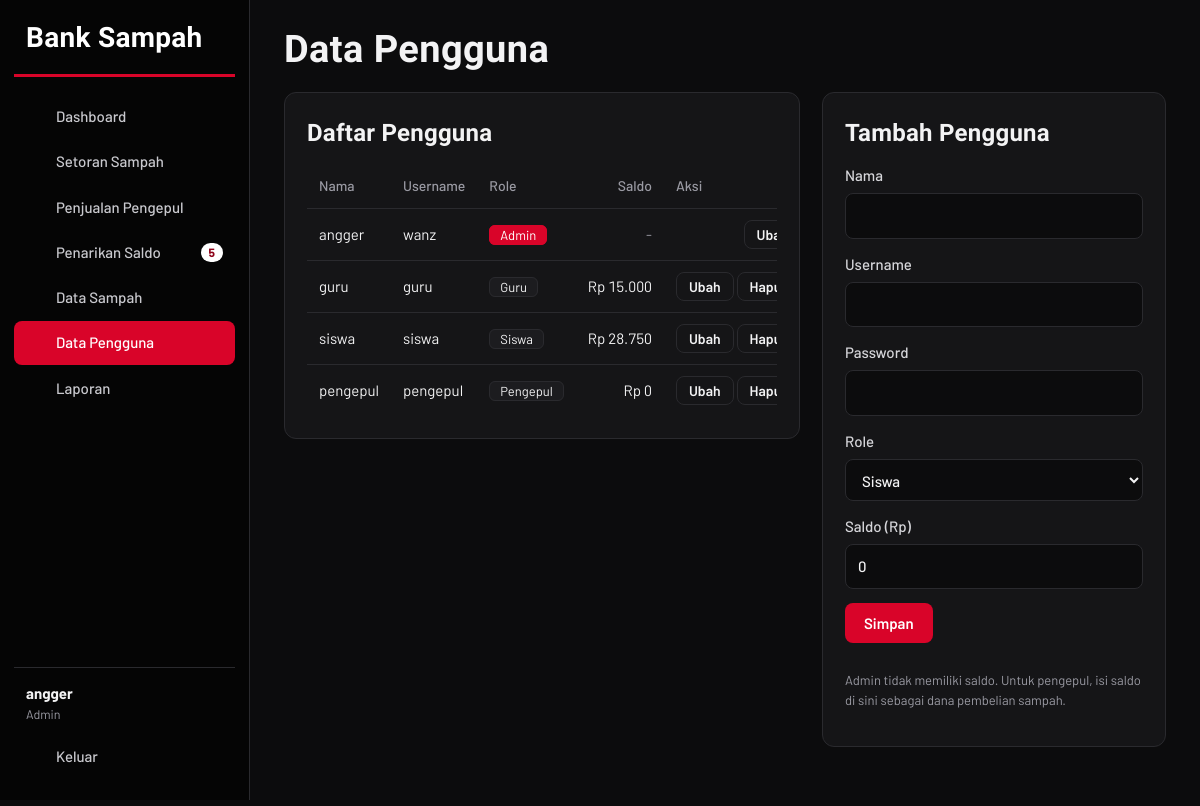
The page /admin/users.php (signed in) on the database its author committed.
### tables this page shows
CREATE TABLE users (
  id_user int(11) NOT NULL AUTO_INCREMENT,
  nama varchar(100) NOT NULL,
  username varchar(50) NOT NULL,
  password varchar(255) NOT NULL,
  saldo int(11) NOT NULL DEFAULT 0,
  role enum('admin','guru','siswa','pengepul') NOT NULL,
  PRIMARY KEY (id_user), UNIQUE KEY (username)
);

### admin/users.php (the view, shortened to what this page needs)
<?php
require_once __DIR__ . '/../config.php';
need('admin');
$me = user();
$pageTitle = 'Data Pengguna';
$edit = null;
$rows = $pdo->query(
    "SELECT *
     FROM users
     ORDER BY FIELD(role, 'admin', 'guru', 'siswa', 'pengepul'),
              nama"
)->fetchAll();
$curRole = $edit['role'] ?? 'siswa';
require __DIR__ . '/../includes/header.php';
?>
<div class="split">
    <section class="card">
        <h2>Daftar Pengguna</h2>
        <div class="table-wrap">
            <table>
                <tr>
                    <th>Nama</th>
                    <th>Username</th>
                    <th>Role</th>
                    <th class="num">Saldo</th>
                    <th>Aksi</th>
                </tr>
                <?php foreach ($rows as $r): ?>
                    <tr>
                        <td>
                            <?= e($r['nama']) ?>
                        </td>
                        <td>
                            <?= e($r['username']) ?>
                        </td>
                        <td>
                            <span class="role role-<?= e($r['role']) ?>">
                                <?= roleName($r['role']) ?>
                            </span>
                        </td>
                        <td class="num">
                            <?php if ($r['role'] === 'admin'): ?>
                                <span class="muted">-</span>
                            <?php else: ?>
                                <?= rp($r['saldo']) ?>
                            <?php endif; ?>
                        </td>
                        <td class="act">
                            <a
                                class="btn btn-ghost btn-sm"
                                href="?edit=<?= (int) $r['id_user'] ?>"
                            >
                                Ubah
                            </a>
                            <?php if (
                                (int) $r['id_user'] !==
                                (int) $me['id_user']
                            ): ?>
                                <form
                                    method="post"
                                    class="inline"
                                    onsubmit="return confirm('Hapus pengguna ini?')"
                                >
                                    <button
                                        type="submit"
                                        class="btn btn-ghost btn-sm"
                                    >
                                        Hapus
                                    </button>
                                </form>
                            <?php endif; ?>
                        </td>
                    </tr>
                <?php endforeach; ?>
            </table>
        </div>
    </section>
    <section class="card">
        <h2>
            <?= $edit ? 'Ubah Pengguna' : 'Tambah Pengguna' ?>
        </h2>
        <form
            method="post"
            class="form"
            autocomplete="off"
        >
            <label>
                Nama
                <input
                    type="text"
                    name="nama"
                    required
                    value="<?= e($edit['nama'] ?? '') ?>"
                >
            </label>
            <label>
                Username
                <input
                    type="text"
                    name="username"
                    required
                    value="<?= e($edit['username'] ?? '') ?>"
                >
            </label>
            <label>
                Password
                <input
                    type="password"
                    name="password"
                    <?= $edit ? '' : 'required' ?>
                    placeholder="<?= $edit
                        ? 'Kosongkan jika tidak diganti'
                        : '' ?>"
                >
            </label>
            <label>
                Role
                <select name="role" id="role">
                    <?php foreach (
                        ['admin', 'guru', 'siswa', 'pengepul'] as $ro
                    ): ?>
                        <option
                            value="<?= e($ro) ?>"
                            <?= $curRole === $ro ? 'selected' : '' ?>
                        >
                            <?= roleName($ro) ?>
                        </option>
                    <?php endforeach; ?>
                </select>
            </label>
            <label id="saldoWrap">
                Saldo (Rp)
                <input
                    type="number"
                    min="0"
                    name="saldo"
                    value="<?= e($edit['saldo'] ?? 0) ?>"
                >
            </label>
            <div class="row">
                <button
                    type="submit"
                    class="btn btn-red"
                >
                    Simpan
                </button>
            </div>
            <p class="muted small">
                Admin tidak memiliki saldo. Untuk pengepul,
                isi saldo di sini sebagai dana pembelian sampah.
            </p>
        </form>
    </section>
</div>
<?php require __DIR__ . '/../includes/footer.php'; ?>

### includes/header.php (shortened to what this page needs)
<?php
$u = user();
$role = $u['role'];
$cur = basename($_SERVER['SCRIPT_NAME']);
function cnt($q)
{
    global $pdo;
    return (int) $pdo->query($q)->fetchColumn();
}
if ($role === 'admin') {
    $menu = [
        [
            'admin/dashboard.php',
            'Dashboard',
            'home',
            0
        ],
        [
            'admin/setoran.php',
            'Setoran Sampah',
            'down',
            cnt("SELECT COUNT(*) FROM transaksi WHERE tipe='setor' AND status='pending'")
        ],
        [
            'admin/penjualan.php',
            'Penjualan Pengepul',
            'up',
            cnt("SELECT COUNT(*) FROM transaksi WHERE tipe='jual' AND status='pending'")
        ],
        [
            'admin/tarik.php',
            'Penarikan Saldo',
            'wallet',
            cnt("SELECT COUNT(*) FROM tarik_saldo WHERE status='pending'")
        ],
        [
            'admin/sampah.php',
            'Data Sampah',
            'box',
            0
        ],
        [
            'admin/users.php',
            'Data Pengguna',
            'users',
            0
        ],
        [
            'admin/laporan.php',
            'Laporan',
            'report',
            0
        ],
    ];
}
?>
<!doctype html>
<html lang="id">
<head>
    <link rel="stylesheet" href="<?= BASE ?>/assets/style.css">
</head>
<body>
    <div class="app">
        <aside class="side" id="side">
            <div class="brand">
                Bank Sampah
            </div>
            <nav class="nav">
                <?php foreach ($menu as $m): ?>
                    <a
                        href="<?= BASE . '/' . $m[0] ?>"
                        class="<?= basename($m[0]) === $cur ? 'active' : '' ?>"
                    >
                        <?= icon($m[2]) ?>
                        <span><?= $m[1] ?></span>
                        <?php if ($m[3] > 0): ?>
                            <b class="count">
                                <?= $m[3] ?>
                            </b>
                        <?php endif; ?>
                    </a>
                <?php endforeach; ?>
            </nav>
            <div class="side-foot">
                <div class="who">
                    <strong><?= e($u['nama']) ?></strong>
                    <small><?= roleName($role) ?></small>
                </div>
                <a class="nav-out" href="<?= BASE ?>/logout.php">
                    <?= icon('logout') ?>
                    <span>Keluar</span>
                </a>
            </div>
        </aside>
        <main class="main">
            <header class="top">
                <h1><?= e($pageTitle ?? '') ?></h1>
            </header>

### assets/style.css (style rules this page uses)
:root { --black:#050505; --bg:#0c0c0d; --panel:#151517; --panel2:#1c1c1f; --line:#2a2a2e; --red:#d90429; --red-hi:#ff2d4a; --red-lo:#8d0218; --tx:#f3f3f4; --mu:#9a9aa3; --ok:#3ccf6e; --wait:#f0a53a; }
* { box-sizing:border-box }
html { color-scheme:dark }
body { margin:0;background:var(--bg);color:var(--tx);font:15px/1.55 'Barlow','Segoe UI',system-ui,sans-serif }
h1,h2,.brand,.hero-mark,.stat strong,.saldo strong,.total strong { font-family:'Barlow Condensed','Segoe UI',sans-serif;font-weight:600;letter-spacing:.01em }
h1,h2 { margin:0 }
a { color:var(--red-hi);text-decoration:none }
.muted { color:var(--mu) }
.small { font-size:13px }
.num { text-align:right;font-variant-numeric:tabular-nums }
.app { display:flex;min-height:100vh }
.side { width:250px;flex:none;background:var(--black);border-right:1px solid var(--line);position:sticky;top:0;height:100vh;display:flex;flex-direction:column;padding:22px 14px }
.brand { font-size:28px;padding:2px 12px 22px;color:#fff;border-bottom:3px solid var(--red);margin:0 0 18px;line-height:1 }
.nav { display:flex;flex-direction:column;gap:2px;flex:1 }
.nav a,.nav-out { display:flex;align-items:center;gap:11px;padding:10px 12px;border-radius:8px;color:#c9c9ce;font-weight:500 }
.nav a.active { background:var(--red);color:#fff }
.count { margin-left:auto;background:#fff;color:var(--red-lo);border-radius:99px;font-size:12px;padding:0 8px;min-width:22px;text-align:center }
.side-foot { border-top:1px solid var(--line);padding-top:14px }
.who { padding:0 12px 10px;display:flex;flex-direction:column }
.who small { color:var(--mu) }
.main { flex:1;min-width:0;padding:30px 34px 60px;max-width:1280px }
.top { display:flex;align-items:center;gap:12px;margin-bottom:22px }
.top h1 { font-size:38px;line-height:1.05 }
.card { background:var(--panel);border:1px solid var(--line);border-radius:12px;padding:22px;margin-bottom:22px }
.card h2 { font-size:24px;margin-bottom:12px;display:flex;align-items:center;gap:10px }
.split { display:grid;grid-template-columns:minmax(0,1.5fr) minmax(0,1fr);gap:22px;align-items:start }
.split>.card { margin-bottom:22px }
.table-wrap { overflow-x:auto }
table { width:100%;border-collapse:collapse }
th,td { padding:11px 12px;text-align:left;border-bottom:1px solid var(--line);white-space:nowrap }
th { color:var(--mu);font-weight:500;font-size:14px }
th.num { text-align:right }
tr:last-child td { border-bottom:0 }
td.act { text-align:right }
td.act form,form.inline { display:inline }
.role { font-size:13px;padding:1px 10px;border-radius:6px;background:var(--panel2);border:1px solid var(--line) }
.role-admin { background:var(--red);border-color:var(--red);color:#fff }
label { display:flex;flex-direction:column;gap:6px;color:#d6d6da;font-weight:500 }
input,select { background:#0c0c0d;border:1px solid var(--line);color:var(--tx);border-radius:8px;padding:10px 12px;font:inherit;width:100% }
input::placeholder { color:#5f5f66 }
.form { display:flex;flex-direction:column;gap:14px }
.row { display:flex;gap:10px }
.btn { display:inline-flex;align-items:center;justify-content:center;gap:6px;border:1px solid transparent;border-radius:8px;padding:10px 18px;font:600 15px 'Barlow',sans-serif;cursor:pointer;color:#fff;text-decoration:none }
.btn-red { background:var(--red) }
.btn-ghost { background:transparent;border-color:var(--line);color:var(--tx) }
.btn-sm { padding:5px 12px;font-size:14px }

### rows shown on the page
users: nama "angger", role "Admin", username "wanz"
users: nama "guru", username "guru", role "Guru", saldo "Rp 15.000"
users: nama "siswa", username "siswa", role "Siswa", saldo "Rp 28.750"
users: nama "pengepul", username "pengepul", role "Pengepul", saldo "Rp 0"

### other values the page prints
$m[1] "Dashboard"
$m[1] "Setoran Sampah"
$m[1] "Penjualan Pengepul"
$m[1] "Penarikan Saldo"
$m[3] "5"
$m[1] "Data Sampah"
$m[1] "Data Pengguna"
$m[1] "Laporan"
$pageTitle "Data Pengguna"
form field role "Siswa"
